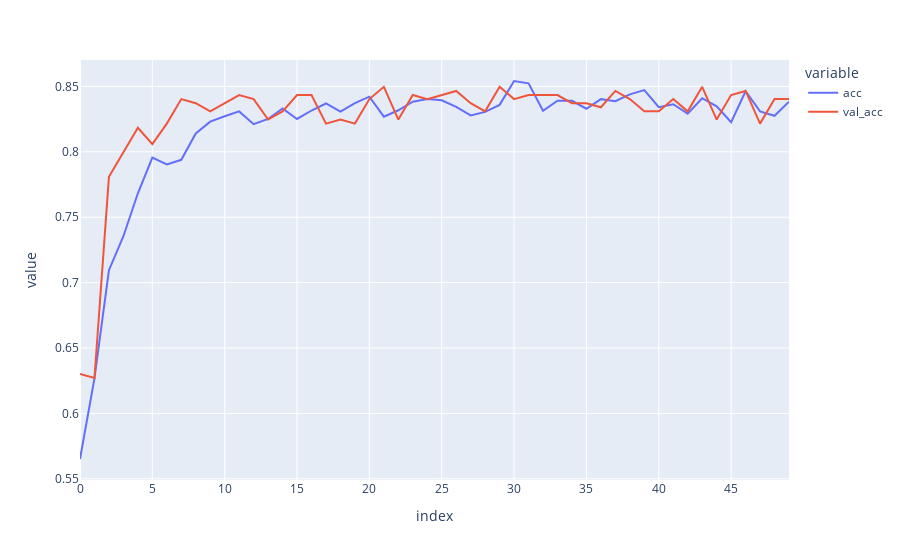

Notebook cell for this chart:
### Code cell
fig = px.line({'acc': train_history['acc'], 'val_acc': val_history['acc']})
fig.show()

### Figure 1 — Plotly figure (JSON) as saved in the notebook; plotly's stock layout.template omitted (floating-point values rounded to 4 significant figures)
{"data": [{"hovertemplate": "variable=acc<br>index=%{x}<br>value=%{y}<extra></extra>", "legendgroup": "acc", "line": {"color": "#636efa", "dash": "solid"}, "marker": {"symbol": "circle"}, "mode": "lines", "name": "acc", "orientation": "v", "showlegend": true, "type": "scatter", "x": [0, 1, 2, 3, 4, 5, 6, 7, 8, 9, 10, 11, 12, 13, 14, 15, 16, 17, 18, 19, 20, 21, 22, 23, 24, 25, 26, 27, 28, 29, 30, 31, 32, 33, 34, 35, 36, 37, 38, 39, 40, 41, 42, 43, 44, 45, 46, 47, 48, 49], "xaxis": "x", "y": [0.5652, 0.6268, 0.7095, 0.7355, 0.7683, 0.7956, 0.7904, 0.7939, 0.814, 0.8231, 0.8272, 0.8309, 0.8211, 0.8251, 0.8331, 0.8251, 0.8316, 0.8369, 0.8307, 0.8372, 0.8421, 0.8269, 0.8317, 0.8383, 0.8404, 0.8394, 0.8343, 0.8279, 0.8305, 0.8359, 0.8541, 0.8524, 0.8314, 0.839, 0.839, 0.8329, 0.8402, 0.8387, 0.8439, 0.8472, 0.8341, 0.8364, 0.8291, 0.8409, 0.8348, 0.8227, 0.8463, 0.8309, 0.8276, 0.8383], "yaxis": "y"}, {"hovertemplate": "variable=val_acc<br>index=%{x}<br>value=%{y}<extra></extra>", "legendgroup": "val_acc", "line": {"color": "#EF553B", "dash": "solid"}, "marker": {"symbol": "circle"}, "mode": "lines", "name": "val_acc", "orientation": "v", "showlegend": true, "type": "scatter", "x": [0, 1, 2, 3, 4, 5, 6, 7, 8, 9, 10, 11, 12, 13, 14, 15, 16, 17, 18, 19, 20, 21, 22, 23, 24, 25, 26, 27, 28, 29, 30, 31, 32, 33, 34, 35, 36, 37, 38, 39, 40, 41, 42, 43, 44, 45, 46, 47, 48, 49], "xaxis": "x", "y": [0.6302, 0.6271, 0.7809, 0.7997, 0.8184, 0.8059, 0.8215, 0.8403, 0.8372, 0.8309, 0.8372, 0.8434, 0.8403, 0.8247, 0.8309, 0.8434, 0.8434, 0.8215, 0.8247, 0.8215, 0.8403, 0.8497, 0.8247, 0.8434, 0.8403, 0.8434, 0.8465, 0.8372, 0.8309, 0.8497, 0.8403, 0.8434, 0.8434, 0.8434, 0.8372, 0.8372, 0.834, 0.8465, 0.8403, 0.8309, 0.8309, 0.8403, 0.8309, 0.8497, 0.8247, 0.8434, 0.8465, 0.8215, 0.8403, 0.8403], "yaxis": "y"}], "layout": {"legend": {"title": {"text": "variable"}, "tracegroupgap": 0}, "margin": {"t": 60}, "xaxis": {"anchor": "y", "domain": [0, 1], "title": {"text": "index"}}, "yaxis": {"anchor": "x", "domain": [0, 1], "title": {"text": "value"}}}}
